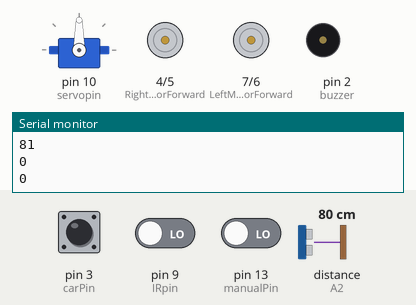
This sketch was run on a simulated Arduino Uno, built with avr-gcc and run on an emulated ATmega328P. Parts: servo, motor-driver pin pairs drawn as motors (green arrow = first pin HIGH = forward, orange = second pin HIGH = backward, longer = more drive), buzzer (waves = sounding, pin HIGH), the last lines printed to the serial monitor. The test bench sets the inputs (shaded band); at power-on: distance to the obstacle (sensor on A2) 80 cm, pin 9 (IRpin) LOW, pin 3 (carPin) HIGH, pin 13 (manualPin) LOW. The echo pulse lasts 58.3 µs per cm.

Above: at 3.9 s.
4.0 s: distance to the obstacle (sensor on A2) set to 43 cm
5.6 s: distance to the obstacle (sensor on A2) set to 37 cm
At 6.9 s:
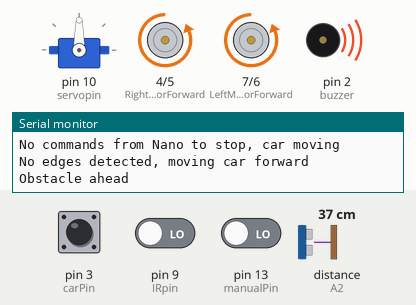
8.6 s: distance to the obstacle (sensor on A2) set to 33 cm
At 11.1 s:
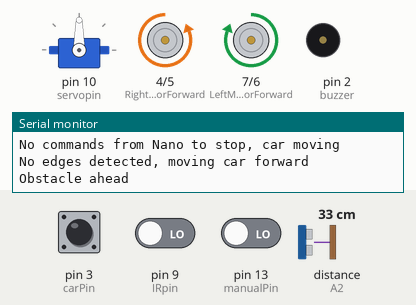
11.6 s: pin 9 (IRpin) driven HIGH
At 13.7 s:
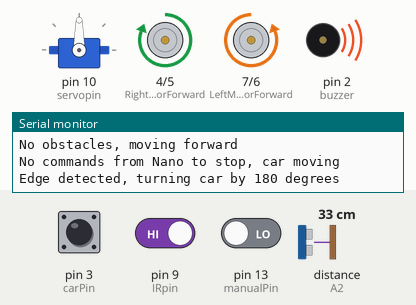
Timing chart, 0 to 30.6 s (numbered marks = the images above; inputs shaded):
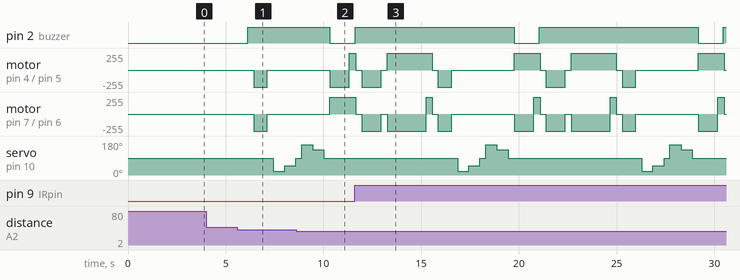

The sketch:

FINAL_UNO.ino
```cpp
#include <Servo.h>          //Servo motor library. This is standard library
#include <NewPing.h>        //Ultrasonic sensor function library. You must install this library

//our L298N control pins
const int LeftMotorForward = 7;
const int LeftMotorBackward = 6;
const int RightMotorForward = 4;
const int RightMotorBackward = 5;
const int forwardpin = 0;
const int backwardpin = 1;
const int turnrightpin = 8;
const int turnleftpin = 12;
const int manualPin = 13;
const int servopin = 10;

//sensor pins
#define trig_pin A1 //analog input 1
#define echo_pin A2 //analog input 2

#define maximum_distance 200
boolean goesForward = false;
int distance = 100;

const int buzzer = 2;
const int IRpin = 9;
const int carPin = 3;

NewPing sonar(trig_pin, echo_pin, maximum_distance); //sensor function
Servo servo_motor; //our servo name


void setup() {
  Serial.begin(9600);
  pinMode(RightMotorForward, OUTPUT);
  pinMode(LeftMotorForward, OUTPUT);
  pinMode(LeftMotorBackward, OUTPUT);
  pinMode(RightMotorBackward, OUTPUT);
  pinMode(buzzer, OUTPUT);
  pinMode(IRpin, INPUT);
  pinMode(carPin, INPUT);
  pinMode(manualPin, INPUT);
  pinMode(forwardpin, INPUT);
  pinMode(backwardpin, INPUT);
  pinMode(turnleftpin, INPUT);
  pinMode(turnrightpin, INPUT);


  servo_motor.attach(servopin); //our servo pin

  servo_motor.write(90);
  delay(2000);
  distance = readPing();
  delay(100);
  distance = readPing();
  delay(100);
  distance = readPing();
  delay(100);
  distance = readPing();
  delay(100);
}

void loop() {
  if (digitalRead(carPin) != HIGH) {
    moveStop();
    Serial.println("Car Off");
    return;
  } else {
    if (digitalRead(manualPin) == HIGH) {
      Serial.println("Manual");
      manualmode();
    }
    else {
      Serial.println("Auto");
      Serial.println("No obstacles, moving forward");
      Serial.println("No commands from Nano to stop, car moving");
      automode();
    }
  }
}

int lookRight() {
  servo_motor.write(20);
  delay(500);
  int distance1 = readPing();
  servo_motor.write(50);
  delay(500);
  int distance2 = readPing();
  servo_motor.write(90);
  if (distance1 < 40 && distance2 > 40)
    return distance1;
  if (distance1 > 40 && distance2 < 40)
    return distance2;
  if (distance1 > 40 && distance2 > 40)
    return distance1;
  if (distance1 < 40 && distance2 < 40)
    return distance1;
}

int lookLeft() {
  servo_motor.write(160);
  delay(500);
  int distance1 = readPing();
  servo_motor.write(135);
  delay(500);
  int distance2 = readPing();
  servo_motor.write(90);
  if (distance1 < 40 && distance2 > 40)
    return distance1;
  if (distance1 > 40 && distance2 < 40)
    return distance2;
  if (distance1 > 40 && distance2 > 40)
    return distance1;
  if (distance1 < 40 && distance2 < 40)
    return distance1;
}

int readPing() {
  delay(70);
  int cm = sonar.ping_cm();
  if (cm == 0) {
    cm = 250;
  }
  return cm;
}

void moveStop() {
  goesForward = false;
  digitalWrite(RightMotorForward, LOW);
  digitalWrite(LeftMotorForward, LOW);
  digitalWrite(RightMotorBackward, LOW);
  digitalWrite(LeftMotorBackward, LOW);
}

void moveForward() {

  if (!goesForward) {

    goesForward = true;

    digitalWrite(LeftMotorForward, HIGH);
    digitalWrite(RightMotorForward, HIGH);

    digitalWrite(LeftMotorBackward, LOW);
    digitalWrite(RightMotorBackward, LOW);
  }
}

void moveBackward() {

  goesForward = false;

  digitalWrite(LeftMotorBackward, HIGH);
  digitalWrite(RightMotorBackward, HIGH);

  digitalWrite(LeftMotorForward, LOW);
  digitalWrite(RightMotorForward, LOW);

}

void turnRight() {

  digitalWrite(LeftMotorForward, HIGH);
  digitalWrite(RightMotorBackward, HIGH);

  digitalWrite(LeftMotorBackward, LOW);
  digitalWrite(RightMotorForward, LOW);

  delay(1000);

  digitalWrite(LeftMotorForward, HIGH);
  digitalWrite(RightMotorForward, HIGH);

  digitalWrite(LeftMotorBackward, LOW);
  digitalWrite(RightMotorBackward, LOW);


}

void turnLeft() {

  digitalWrite(LeftMotorBackward, HIGH);
  digitalWrite(RightMotorForward, HIGH);

  digitalWrite(LeftMotorForward, LOW);
  digitalWrite(RightMotorBackward, LOW);

  delay(1000);

  digitalWrite(LeftMotorForward, HIGH);
  digitalWrite(RightMotorForward, HIGH);

  digitalWrite(LeftMotorBackward, LOW);
  digitalWrite(RightMotorBackward, LOW);
}

void turnoneeighty() {
  digitalWrite(LeftMotorBackward, HIGH);
  digitalWrite(RightMotorForward, HIGH);

  digitalWrite(LeftMotorForward, LOW);
  digitalWrite(RightMotorBackward, LOW);

  delay(2000);

  digitalWrite(LeftMotorForward, HIGH);
  digitalWrite(RightMotorForward, HIGH);

  digitalWrite(LeftMotorBackward, LOW);
  digitalWrite(RightMotorBackward, LOW);
}

void automode() {
  int distanceRight = 0;
  int distanceLeft = 0;
  int maxdistance;

  if (digitalRead(IRpin) == 1) {
    digitalWrite(buzzer, HIGH);
    Serial.println("Edge detected, turning car by 180 degrees");
    moveStop();
    delay(300);
    moveBackward();
    delay(1000);
    moveStop();
    delay(300);
    turnoneeighty();
    delay(300);
    moveForward();
    digitalWrite(buzzer, LOW);
  }
  else {
    Serial.println("No edges detected, moving car forward");
  }

  if (distance <= 40) {
    Serial.println("Obstacle ahead");
    digitalWrite(buzzer, HIGH);
    moveStop();
    delay(300);
    moveBackward();
    delay(700);
    moveStop();
    delay(300);
    distanceRight = lookRight();
    delay(300);
    distanceLeft = lookLeft();
    delay(300);
    digitalWrite(buzzer, LOW);

    maxdistance = distanceLeft - distanceRight;
    if (maxdistance < 0) {
      turnRight();
    } else {
      turnLeft();
    }
  }
  Serial.print(distance); Serial.print("\n");
  Serial.print(distanceRight); Serial.print("\n");
  Serial.print(distanceLeft); Serial.print("\n");
  distance = readPing();
  delay(200);
}

void manualmode() {
  if (forwardpin == HIGH)
    moveForward();
  else if (backwardpin == HIGH)
    moveBackward();
  else if (turnleftpin == HIGH)
    turnLeft();
  else if (turnrightpin == HIGH)
    turnRight();
  else {
    moveStop();
  }
}
```

Measured:
- the behaviour switches between 41 and 40 cm on distance to the obstacle (sensor on A2) (found by bisection; images 0 and 1)
- the behaviour switches between 37 and 36 cm on distance to the obstacle (sensor on A2) (found by bisection; images 1 and 2)
- after the input at 5.6 s, pin 2 (buzzer): LOW → HIGH after 0.54 s; motor on pin 4 (RightMotorForward) / pin 5 (RightMotorBackward), motor on pin 7 (LeftMotorForward) / pin 6 (LeftMotorBackward): stopped → backward 255/255 after 0.84 s, → stopped 0.70 s later; servo on pin 10 (servopin): 90° → 20° after 1.8 s, → 50° 0.57 s later, → 90° 0.57 s later
- after the input at 8.6 s, motor on pin 4 (RightMotorForward) / pin 5 (RightMotorBackward): stopped → backward 255/255 after 1.7 s, → forward 255/255 1.0 s later
- after the input at 11.6 s, pin 2 (buzzer): alternates HIGH for 8.1 s and LOW for 1.3 s, starting at once
